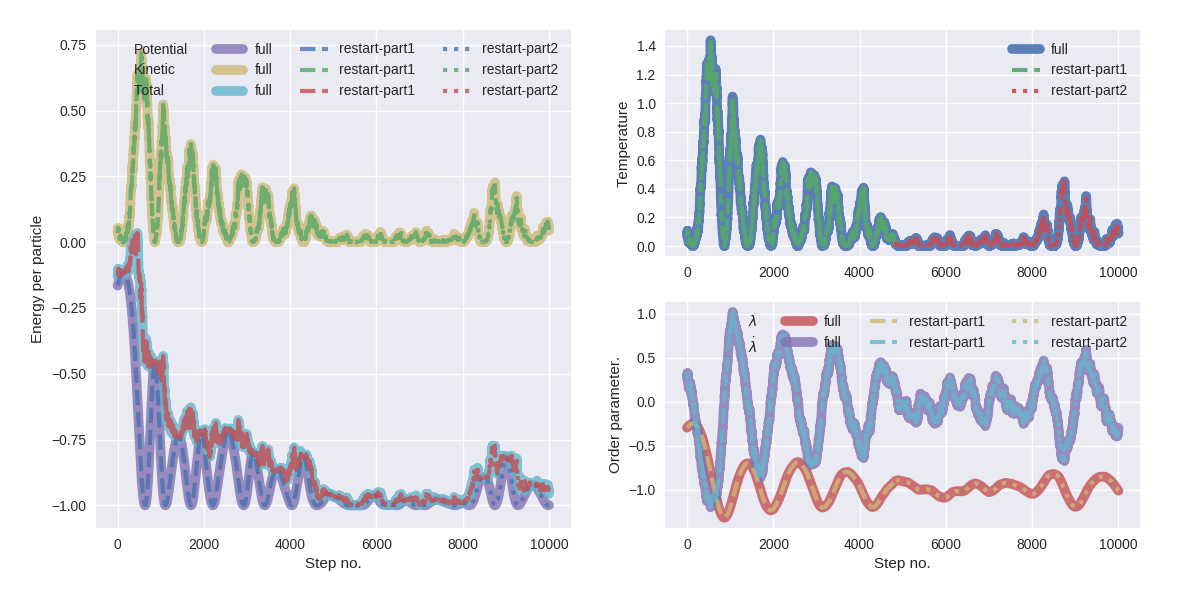

Reproduce this figure in Python.
# -*- coding: utf-8 -*-
# Copyright (c) 2021, PyRETIS Development Team.
# Distributed under the LGPLv2.1+ License. See LICENSE for more info.
"""Simple script to compare the outcome of two simulations.

Here we compare a full simulation with one where we have stopped
and restarted after 100 steps.
"""
import itertools
import os
import sys
import tempfile
import colorama
import numpy as np
from matplotlib import pyplot as plt
from matplotlib import gridspec
from pyretis.inout import print_to_screen
from pyretis.inout.formats.cross import CrossFile
plt.style.use('seaborn')


def files_overlap(file1, file2):
    """Check for overlap between two files.

    Here, the overlap is defined as the last line of file1 and
    the first line of file2.

    Parameters
    ----------
    file1 : string
        The file to read the last line from.
    file2 : string
        The file to read the first line from.

    """
    last_line = None
    with open(file1, 'r') as infile1:
        for lines in infile1:
            last_line = lines
    first_line = None
    with open(file2, 'r') as infile2:
        for lines in infile2:
            first_line = lines
            break
    return last_line == first_line


def compare_lists(list1, list2):
    """Compare contents of two lists."""
    if len(list1) == len(list2):
        for i, j in zip(list1, list2):
            if not i == j:
                return 1
        return 0
    return 1


def compare_lists_lists(list1, list2):
    """Compare contents of lists of lists."""
    if len(list1) == len(list2):
        for list1i, list2i in zip(list1, list2):
            if len(list1i) == len(list2i):
                for i, j in zip(list1i, list2i):
                    if not i == j:
                        return 1
            else:
                return 1
        return 0
    return 1


def compare_crossings(file11, file12, file2):
    """Compare the crossings found.

    Here, we expect that the contents of file11 and file12 together
    equals the contents of file2. In some cases, there can be an
    overlap between file11 and file12, and we check for that as well.

    Parameters
    ----------
    file11 : string
        The file containing the first part of the crossing data.
    file12 : string
        The file containing the second part of the crossing data.
    file2 : string
        The file containing the full crossing data.

    """
    data1 = []
    with tempfile.NamedTemporaryFile(prefix='cross_', suffix='.txt') as tmp:
        print_to_screen(
            'Joining: {} + {} -> {}'.format(file11, file12, tmp.name),
            level='info'
        )
        with open(tmp.name, 'w') as outfile:
            with open(file11, 'r') as infile:
                for lines in infile:
                    outfile.write(lines)
            skip = files_overlap(file11, file12)
            with open(file12, 'r') as infile:
                for i, lines in enumerate(infile):
                    if i == 0:
                        if not skip:
                            outfile.write(lines)
                    else:
                        outfile.write(lines)
        data1 = [i for i in CrossFile(tmp.name, 'r').load()]
    data2 = [i for i in CrossFile(file2, 'r').load()]
    if len(data1) != len(data2):
        print_to_screen('Different number of blocks in crossing data!',
                        level='error')
        return 1
    # Compare blocks
    for block1, block2 in zip(data1, data2):
        ret = compare_lists(block1['comment'], block2['comment'])
        if ret != 0:
            print_to_screen('Comment in crossing files do not match!',
                            level='error')
            return ret
        ret = compare_lists_lists(block1['data'], block2['data'])
        if ret != 0:
            print_to_screen('Crossing files do not match!', level='error')
            return ret
    print_to_screen('Crossing files match!', level='success')
    return 0


def compare_step_output(file11, file12, file2):
    """Compare step-wise output from PyRETIS.

    Here, we assume that the output in file2 is obtained
    by concatenating file11 and file12. file11 and file12
    should have one line in common: the final line in file11
    should be identical to the first line in file12.

    Parameters
    ----------
    file11 : string
        A file to open, part 1.
    file12 : string
        A file to open, part 2.
    file2 : string
        A file to open, we will check if this one is
        equal (line-by-line) to file11+file12.

    Returns
    -------
    None, just prints out the result of the comparison.

    """
    print_to_screen('\nComparing files:', level='info')
    names = [i for i in (file11, file12, file2)]
    print_to_screen('{} + {} == {}?'.format(*names))
    file11_h = open(file11, 'r')
    file12_h = open(file12, 'r')
    file2_h = open(file2, 'r')
    first_line = next(file12_h)
    error = False
    for i, (data1, data2) in enumerate(zip(itertools.chain(file11_h, file12_h),
                                           file2_h)):
        if not data1 == data2:
            print_to_screen('Error for line no: {}'.format(i), level='error')
            print_to_screen('Lines were:', level='error')
            print_to_screen(data1.strip(), level='error')
            print_to_screen(data2.strip(), level='error')
            error = True
            break
    file11_h.close()
    file12_h.close()
    file2_h.close()
    if not error:
        print_to_screen('Joined files contain same data!')
        last_line, len11 = read_last_line(file11)
        if last_line == first_line:
            print_to_screen('First in {} = last in {}'.format(*names[:2]))
            _, len12 = read_last_line(file12)
            _, len2 = read_last_line(file2)
            if len11 + len12 == len2 + 1:
                print_to_screen('Number of lines are correct.')
                print_to_screen('Files are equal!', level='success')
                return 0
            print_to_screen('Number of lines are incorrect', level='error')
            return 1
        print_to_screen('First in {} != last in {}'.format(*names[:2]),
                        level='error')
        return 1
    return 1


def read_last_line(filename):
    """Read the last line from a file + count number of lines in the file."""
    i = 0
    last_line = None
    with open(filename, 'r') as infile:
        for lines in infile:
            last_line = lines
            i += 1
    return last_line, i


def make_fig():
    """Plot for comparison."""
    fig1 = plt.figure(figsize=(12, 6))
    grid = gridspec.GridSpec(2, 2)
    ax1 = fig1.add_subplot(grid[:, 0])
    ax1.plot([], [], label='Potential', lw=0, alpha=0)
    ax1.plot([], [], label='Kinetic', lw=0, alpha=0)
    ax1.plot([], [], label='Total', lw=0, alpha=0)
    ax1.set_xlabel('Step no.')
    ax1.set_ylabel('Energy per particle')
    ax2 = fig1.add_subplot(grid[0, 1])
    ax2.set_ylabel('Temperature')
    ax3 = fig1.add_subplot(grid[1, 1])
    ax3.set_xlabel('Step no.')
    ax3.set_ylabel('Order parameter.')
    ax3.plot([], [], label=r'$\lambda$', lw=0, alpha=0)
    ax3.plot([], [], label=r'$\dot{\lambda}}$', lw=0, alpha=0)
    axes = (ax1, ax2, ax3)
    return fig1, axes


def plot_in_ax(axes, infile, lab, fat=False, colors=None, style='-'):
    """Just do some plotting."""
    ax1, ax2, _ = axes
    data = np.loadtxt(infile)
    if fat:
        width = 7
    else:
        width = 3
    lines = []
    for i, idx in enumerate((1, 2, 3)):
        if colors is None:
            line, = ax1.plot(data[:, 0], data[:, idx], label=lab,
                             ls=style, lw=width, alpha=0.8)
        else:
            line, = ax1.plot(data[:, 0], data[:, idx], label=lab,
                             ls=style, lw=width, alpha=0.8, color=colors[i])
        lines.append(line)
    ax2.plot(data[:, 0], data[:, 4], label=lab, ls=style, lw=width, alpha=0.9)
    return lines


def plot_in_ax_op(axes, infile, lab, fat=False, colors=None, style='-'):
    """Just do some plotting."""
    _, _, ax3 = axes
    data = np.loadtxt(infile)
    if fat:
        width = 7
    else:
        width = 3
    lines = []
    for i, idx in enumerate((1, 2)):
        if colors is None:
            line, = ax3.plot(data[:, 0], data[:, idx], label=lab,
                             ls=style, lw=width, alpha=0.8)
        else:
            line, = ax3.plot(data[:, 0], data[:, idx], label=lab,
                             ls=style, lw=width, alpha=0.8, color=colors[i])
        lines.append(line)
    return lines


def make_plots():
    """Just plot some energies for comparison."""
    figure, axes = make_fig()

    plot_in_ax(
        axes,
        os.path.join('run-full', 'energy.txt'),
        'full',
        fat=True,
        style='-'
    )
    lines = plot_in_ax(
        axes,
        os.path.join('run-step1', 'energy.txt'),
        'restart-part1',
        style='--'
    )
    colors = [i.get_color() for i in lines]
    plot_in_ax(
        axes,
        os.path.join('run-step2', 'energy.txt'),
        'restart-part2',
        style=':', colors=colors
    )

    plot_in_ax_op(
        axes,
        os.path.join('run-full', 'order.txt'),
        'full',
        fat=True,
        style='-'
    )
    lines = plot_in_ax_op(
        axes,
        os.path.join('run-step1', 'order.txt'),
        'restart-part1',
        style='--'
    )
    colors = [i.get_color() for i in lines]
    plot_in_ax_op(
        axes,
        os.path.join('run-step2', 'order.txt'),
        'restart-part2',
        style=':', colors=colors
    )

    axes[0].legend(prop={'size': 'medium'}, ncol=4)
    axes[1].legend(prop={'size': 'medium'})
    axes[2].legend(prop={'size': 'medium'}, ncol=4)
    figure.subplots_adjust(bottom=0.12, right=0.95, top=0.95,
                           left=0.08, wspace=0.2)
    return figure


def main(args):
    """Run comparisons."""
    result = 0
    ret = compare_crossings(
        os.path.join('run-step1', 'cross.txt'),
        os.path.join('run-step2', 'cross.txt'),
        os.path.join('run-full', 'cross.txt'),
    )
    result += ret

    ret = compare_step_output(
        os.path.join('run-step1', 'energy.txt'),
        os.path.join('run-step2', 'energy.txt'),
        os.path.join('run-full', 'energy.txt'),
    )
    result += ret

    ret = compare_step_output(
        os.path.join('run-step1', 'order.txt'),
        os.path.join('run-step2', 'order.txt'),
        os.path.join('run-full', 'order.txt'),
    )
    result += ret
    if 'make_plot' in args:
        fig = make_plots()
        fig.savefig('compare.png')
        plt.show()
    if result != 0:
        print_to_screen('\nComparison failed!', level='error')
    else:
        print_to_screen('\nComparison was successful!', level='success')
    return result


if __name__ == '__main__':
    colorama.init(autoreset=True)
    sys.exit(main(sys.argv[1:]))
